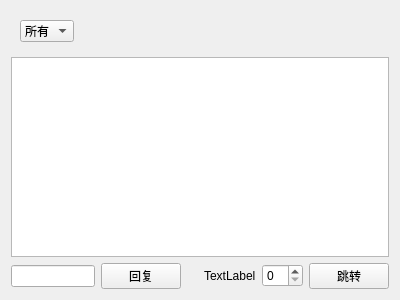
<?xml version="1.0" encoding="UTF-8"?>
<ui version="4.0">
 <class>Comment</class>
 <widget class="QWidget" name="Comment">
  <property name="geometry">
   <rect>
    <x>0</x>
    <y>0</y>
    <width>400</width>
    <height>300</height>
   </rect>
  </property>
  <property name="windowTitle">
   <string>评论</string>
  </property>
  <layout class="QVBoxLayout" name="verticalLayout">
   <item>
    <widget class="QWidget" name="selectWidget" native="true">
     <layout class="QHBoxLayout" name="horizontalLayout_3">
      <item>
       <widget class="QComboBox" name="selectBox">
        <item>
         <property name="text">
          <string>所有</string>
         </property>
        </item>
        <item>
         <property name="text">
          <string>漫画</string>
         </property>
        </item>
        <item>
         <property name="text">
          <string>闲聊</string>
         </property>
        </item>
       </widget>
      </item>
      <item>
       <spacer name="horizontalSpacer_2">
        <property name="orientation">
         <enum>Qt::Horizontal</enum>
        </property>
        <property name="sizeHint" stdset="0">
         <size>
          <width>40</width>
          <height>20</height>
         </size>
        </property>
       </spacer>
      </item>
     </layout>
    </widget>
   </item>
   <item>
    <widget class="UserListWidget" name="listWidget"/>
   </item>
   <item>
    <layout class="QHBoxLayout" name="horizontalLayout">
     <item>
      <widget class="QLineEdit" name="commentLine"/>
     </item>
     <item>
      <widget class="QPushButton" name="pushButton">
       <property name="text">
        <string>回复</string>
       </property>
       <property name="shortcut">
        <string>Return</string>
       </property>
      </widget>
     </item>
     <item>
      <spacer name="horizontalSpacer">
       <property name="orientation">
        <enum>Qt::Horizontal</enum>
       </property>
       <property name="sizeHint" stdset="0">
        <size>
         <width>40</width>
         <height>20</height>
        </size>
       </property>
      </spacer>
     </item>
     <item>
      <widget class="QLabel" name="nums">
       <property name="text">
        <string>TextLabel</string>
       </property>
      </widget>
     </item>
     <item>
      <widget class="QSpinBox" name="spinBox"/>
     </item>
     <item>
      <widget class="QPushButton" name="skipButton">
       <property name="text">
        <string>跳转</string>
       </property>
      </widget>
     </item>
    </layout>
   </item>
  </layout>
 </widget>
 <customwidgets>
  <customwidget>
   <class>UserListWidget</class>
   <extends>QListWidget</extends>
   <header location="global">component.list.user_list_widget.h</header>
  </customwidget>
 </customwidgets>
 <resources/>
 <connections/>
</ui>
